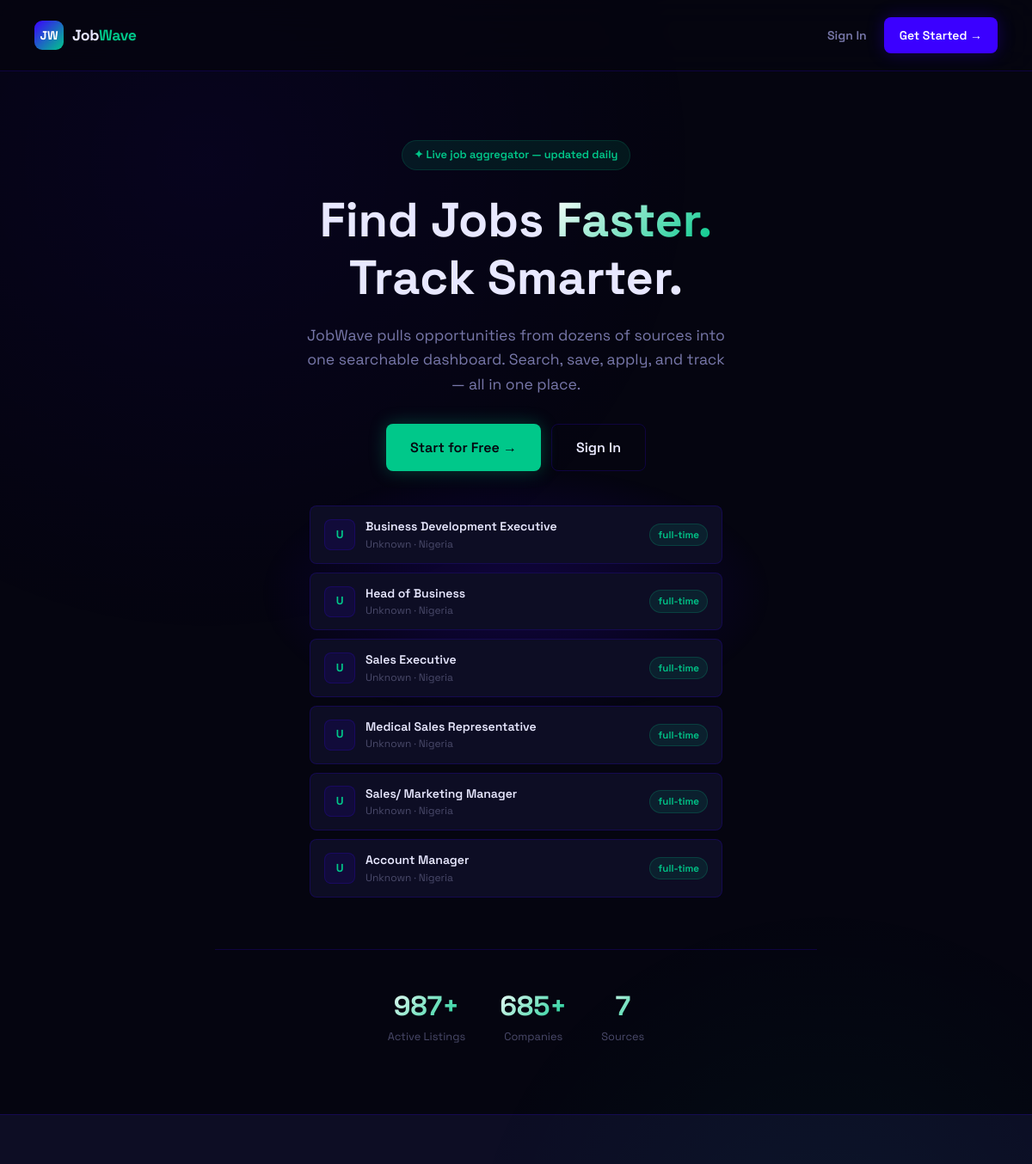
Before: / (upper part) with the older database file.
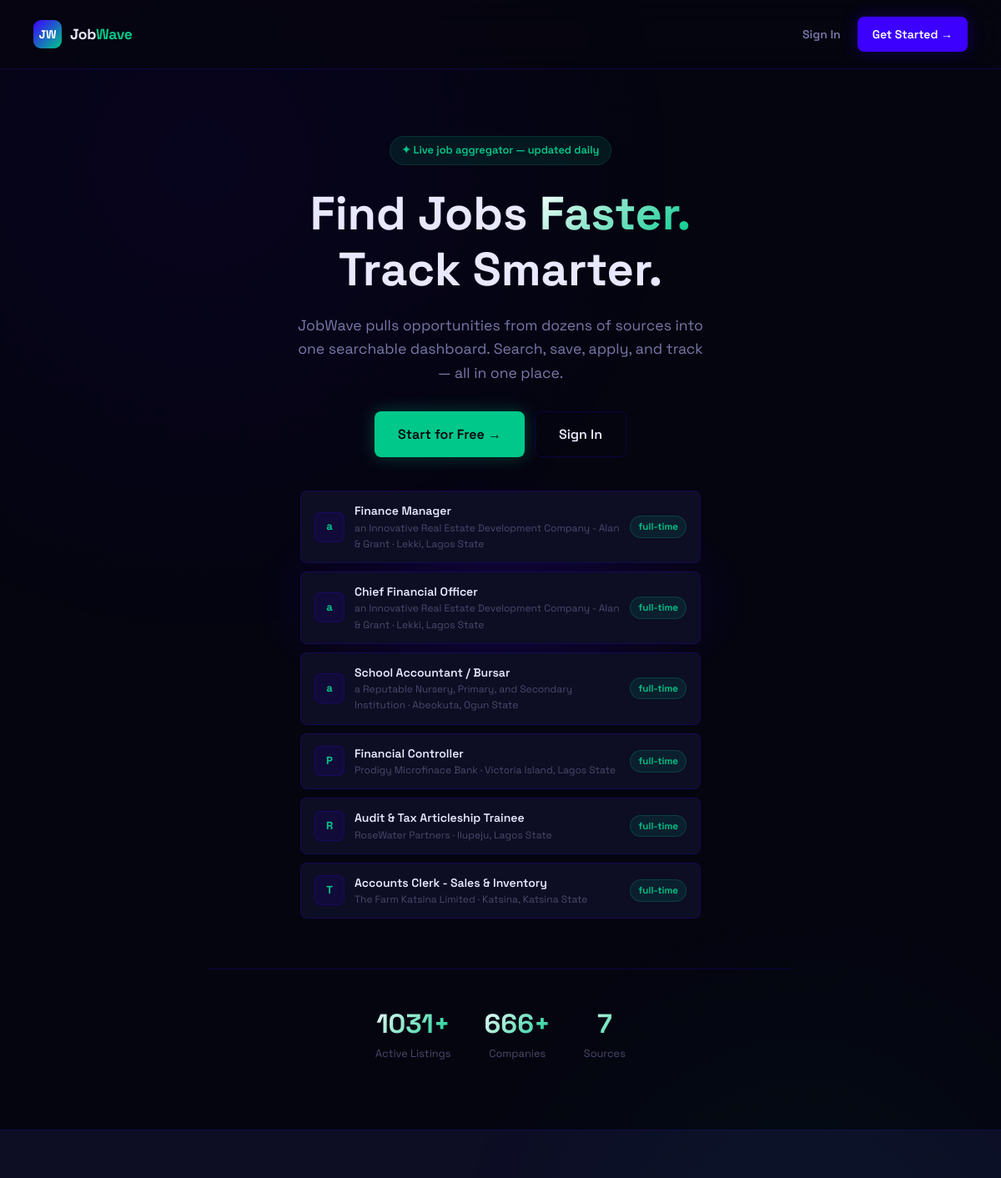
After: the same page with the newer database file.
### app.py (models this page shows)
class Job(db.Model):
    id = db.Column(db.Integer, primary_key=True)
    title = db.Column(db.String(200), nullable=False)
    company = db.Column(db.String(200), nullable=False)
    location = db.Column(db.String(200))
    job_type = db.Column(db.String(50))          # full-time | part-time | remote | contract
    experience = db.Column(db.String(50))         # entry | mid | senior
    salary_min = db.Column(db.Integer)
    salary_max = db.Column(db.Integer)
    description = db.Column(db.Text)
    requirements = db.Column(db.Text)
    source = db.Column(db.String(100))
    source_url = db.Column(db.String(500))
    source_id = db.Column(db.String(200), unique=True)  # duplicate detection
    tags = db.Column(db.String(500))
    is_active = db.Column(db.Boolean, default=True)
    scraped_at = db.Column(db.DateTime, default=datetime.utcnow)
    posted_at = db.Column(db.DateTime)
    views = db.Column(db.Integer, default=0)

### app.py (the view)
@app.route('/')
def index():
    if current_user.is_authenticated:
        return redirect(url_for('dashboard'))
    stats = {
        'total_jobs': Job.query.filter_by(is_active=True).count(),
        'companies': db.session.query(Job.company).distinct().count(),
        'sources': db.session.query(Job.source).distinct().count(),
    }
    recent = Job.query.filter_by(is_active=True).order_by(Job.scraped_at.desc()).limit(6).all()
    return render_template('index.html', stats=stats, recent=recent)

### templates/index.html (shortened to what this page needs)
{% extends 'base.html' %}
{% block public_content %}
<link rel="stylesheet" href="https://cdnjs.cloudflare.com/ajax/libs/font-awesome/6.5.0/css/all.min.css">
<div class="landing">
  <nav class="landing-nav">
    <div style="display:flex;align-items:center;gap:10px;">
      <div class="logo-mark">JW</div>
      <div class="logo-text">
        Job<span>Wave</span>
      </div>
    </div>
    <div style="display:flex;gap:8px;">
      <a href="{{ url_for('login') }}" class="btn btn-ghost">
        Sign In
      </a>
      <a href="{{ url_for('register') }}" class="btn btn-primary">
        Get Started →
      </a>
    </div>
  </nav>
  <section class="hero">
    <div class="hero-content">
      <div class="hero-eyebrow">
        ✦ Live job aggregator — updated daily
      </div>
      <h1>
        Find Jobs
        <span class="gradient-text">Faster.</span>
        <br>
        Track Smarter.
      </h1>
      <p>
        JobWave pulls opportunities from dozens of sources into one searchable dashboard.
        Search, save, apply, and track — all in one place.
      </p>
      <div class="hero-actions">
        <a href="{{ url_for('register') }}" class="btn btn-mint btn-lg">
          Start for Free →
        </a>
        <a href="{{ url_for('login') }}" class="btn btn-outline btn-lg">
          Sign In
        </a>
      </div>
      <div class="hero-job-list">
        {% for job in recent %}
        <div class="hero-job-item">
          <div class="hero-job-logo">
            {{ job.company[0] }}
          </div>
          <div style="flex:1;min-width:0;">
            <div style="
              font-weight:600;
              font-size:0.875rem;
              white-space:nowrap;
              overflow:hidden;
              text-overflow:ellipsis;
            ">
              {{ job.title }}
            </div>
            <div style="
              font-size:0.75rem;
              color:var(--text-muted);
            ">
              {{ job.company }} · {{ job.location }}
            </div>
          </div>
          <span class="badge badge-mint" style="flex-shrink:0;">
            {{ job.job_type or 'full-time' }}
          </span>
        </div>
        {% endfor %}
      </div>
      <div class="hero-stats">
        <div>
          <div class="hero-stat-value gradient-text">
            {{ stats.total_jobs }}+
          </div>
          <div class="hero-stat-label">
            Active Listings
          </div>
        </div>
        <div>
          <div class="hero-stat-value gradient-text">
            {{ stats.companies }}+
          </div>
          <div class="hero-stat-label">
            Companies
          </div>
        </div>
        <div>
          <div class="hero-stat-value gradient-text">
            {{ stats.sources }}
          </div>
          <div class="hero-stat-label">
            Sources
          </div>
        </div>
      </div>
    </div>
  </section>
  <section class="feature-grid">
  </section>
</div>
{% endblock %}

Changed rows visible on the page:
no longer on this page (row unchanged): Job: company "U", title "Business Development Executive", company "Unknown", location "Nigeria", job_type "full-time"
no longer on this page (row unchanged): Job: company "U", title "Head of Business", company "Unknown", location "Nigeria", job_type "full-time"
no longer on this page (row unchanged): Job: company "U", title "Sales Executive", company "Unknown", location "Nigeria", job_type "full-time"
no longer on this page (row unchanged): Job: company "U", title "Medical Sales Representative", company "Unknown", location "Nigeria", job_type "full-time"
no longer on this page (row unchanged): Job: company "U", title "Sales/ Marketing Manager", company "Unknown", location "Nigeria", job_type "full-time"
no longer on this page (row unchanged): Job: company "U", title "Account Manager", company "Unknown", location "Nigeria", job_type "full-time"
added Job: company "a", title "Finance Manager", company "an Innovative Real Estate Development Company - Alan & Grant", location "Lekki, Lagos State", job_type "full-time"
added Job: company "a", title "Chief Financial Officer", company "an Innovative Real Estate Development Company - Alan & Grant", location "Lekki, Lagos State", job_type "full-time"
added Job: company "a", title "School Accountant / Bursar", company "a Reputable Nursery, Primary, and Secondary Institution", location "Abeokuta, Ogun State", job_type "full-time"
added Job: company "P", title "Financial Controller", company "Prodigy Microfinace Bank", location "Victoria Island, Lagos State", job_type "full-time"
added Job: company "R", title "Audit & Tax Articleship Trainee", company "RoseWater Partners", location "Ilupeju, Lagos State", job_type "full-time"
added Job: company "T", title "Accounts Clerk - Sales & Inventory", company "The Farm Katsina Limited", location "Katsina, Katsina State", job_type "full-time"
Other visible differences:
{{ stats.total_jobs }}: "987" → "1031"
{{ stats.companies }}: "685" → "666"
